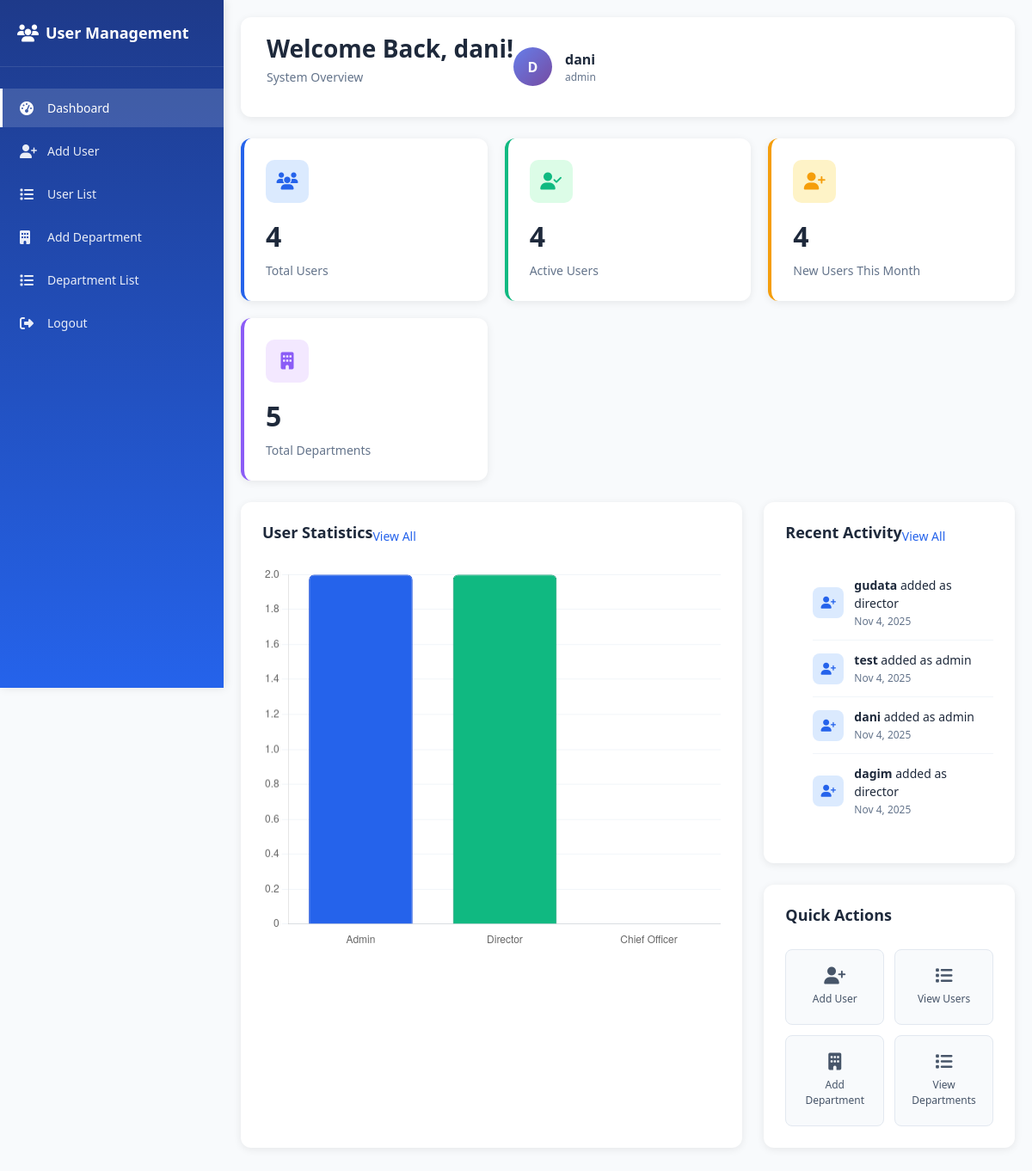
The page /adminDashboard.php (signed in) on the database its author committed.
### tables this page shows
CREATE TABLE `users` (
  `id` int(11) NOT NULL,
  `name` varchar(100) NOT NULL,
  `username` varchar(50) NOT NULL,
  `password` varchar(255) NOT NULL,
  `position` enum('admin','chief officer','officer','director','chief director') DEFAULT NULL,
  `department` varchar(100) DEFAULT NULL,
  `created_at` timestamp NOT NULL DEFAULT current_timestamp()
);

### adminDashboard.php (the view, shortened to what this page needs)
<?php
include("db.php");
$lang = isset($_GET['lang']) ? $_GET['lang'] : 'en';
$text = [
    'en' => [
        'dashboard' => 'Dashboard',
        'welcome' => 'Welcome Back',
        'user_management' => 'User Management',
        'add_user' => 'Add User',
        'logout' => 'Logout',
        'total_users' => 'Total Users',
        'active_users' => 'Active Users',
        'new_users' => 'New Users This Month',
        'pending_requests' => 'Pending Requests',
        'recent_activity' => 'Recent Activity',
        'user_statistics' => 'User Statistics',
        'department_stats' => 'Department Statistics',
        'quick_actions' => 'Quick Actions',
        'view_all' => 'View All',
        'system_overview' => 'System Overview',
        'admin_users' => 'Admin Users',
        'director_users' => 'Director Users',
        'chief_officers' => 'Chief Officers',
        'total_departments' => 'Total Departments'
    ],
    'am' => [
        'dashboard' => 'ዳሽቦርድ',
        'welcome' => 'እንኳን ደህና መጡ',
        'user_management' => 'የተጠቃሚ አስተዳደር',
        'add_user' => 'ተጠቃሚ አክል',
        'logout' => 'ውጣ',
        'total_users' => 'ጠቅላላ ተጠቃሚዎች',
        'active_users' => 'ንቁ ተጠቃሚዎች',
        'new_users' => 'በዚህ ወር አዲስ ተጠቃሚዎች',
        'pending_requests' => 'በጥበቃ ላይ ያሉ ጥያቄዎች',
        'recent_activity' => 'የቅርብ ሁኔታ',
        'user_statistics' => 'የተጠቃሚ ስታቲስቲክስ',
        'department_stats' => 'የወረዳ ስታቲስቲክስ',
        'quick_actions' => 'ፈጣን እርምጃዎች',
        'view_all' => 'ሁሉንም ይመልከቱ',
        'system_overview' => 'የስርዓት አጠቃላይ እይታ',
        'admin_users' => 'አስተዳዳሪ ተጠቃሚዎች',
        'director_users' => 'ዳይሬክተር ተጠቃሚዎች',
        'chief_officers' => 'ሃላፊ ኦፊሰሎች',
        'total_departments' => 'ጠቅላላ ወረዳዎች'
    ]
][$lang];
try {
    $stmt = $conn->prepare("SELECT COUNT(*) as total FROM users");
    $stmt->execute();
    $total_users = $stmt->fetch(PDO::FETCH_ASSOC)['total'];
    $active_users = $total_users;
    $stmt = $conn->prepare("SELECT COUNT(*) as new_users FROM users WHERE MONTH(created_at) = MONTH(CURRENT_DATE()) AND YEAR(created_at) = YEAR(CURRENT_DATE())");
    $stmt->execute();
    $new_users = $stmt->fetch(PDO::FETCH_ASSOC)['new_users'];
    $stmt = $conn->prepare("SELECT position, COUNT(*) as count FROM users GROUP BY position");
    $stmt->execute();
    $users_by_position = $stmt->fetchAll(PDO::FETCH_ASSOC);
    $stmt = $conn->prepare("SELECT COUNT(*) as total FROM departments");
    $stmt->execute();
    $total_departments = $stmt->fetch(PDO::FETCH_ASSOC)['total'];
    $stmt = $conn->prepare("SELECT name, position, created_at FROM users ORDER BY created_at DESC LIMIT 5");
    $stmt->execute();
    $recent_users = $stmt->fetchAll(PDO::FETCH_ASSOC);
} catch (PDOException $e) {
    $total_users = 0;
    $active_users = 0;
    $new_users = 0;
    $total_departments = 0;
    $users_by_position = [];
    $recent_users = [];
}
?>
<!DOCTYPE html>
<html lang="<?= htmlspecialchars($lang) ?>">
<head>
    <link href="https://cdn.jsdelivr.net/npm/bootstrap@5.3.3/dist/css/bootstrap.min.css" rel="stylesheet">
    <link href="https://cdnjs.cloudflare.com/ajax/libs/font-awesome/6.5.0/css/all.min.css" rel="stylesheet">
</head>
<body>
    <div class="sidebar">
        <div class="logo">
            <i class="fas fa-users me-2"></i><?= htmlspecialchars($text['user_management']) ?>
        </div>
        <ul>
            <li><a href="adminDashboard.php" class="active"><i class="fas fa-tachometer-alt"></i><span><?= htmlspecialchars($text['dashboard']) ?></span></a></li>
            <li><a href="addUser.php"><i class="fas fa-user-plus"></i><span><?= htmlspecialchars($text['add_user']) ?></span></a></li>
            <li><a href="user_list.php"><i class="fas fa-list"></i><span>User List</span></a></li>
            <li><a href="addDepartment.php"><i class="fas fa-building"></i><span>Add Department</span></a></li>
            <li><a href="department_list.php"><i class="fas fa-list"></i><span>Department List</span></a></li>
            <li><a href="logout.php"><i class="fas fa-sign-out-alt"></i><span><?= htmlspecialchars($text['logout']) ?></span></a></li>
        </ul>
    </div>
    <div class="main-content">
        <div class="header">
            <div class="welcome-section">
                <h1><?= htmlspecialchars($text['welcome']) ?>, <?= htmlspecialchars($_SESSION['name'] ?? 'Admin') ?>!</h1>
                <p><?= htmlspecialchars($text['system_overview']) ?></p>
            </div>
            <div class="user-info">
                <div class="user-avatar">
                    <?= strtoupper(substr($_SESSION['name'] ?? 'A', 0, 1)) ?>
                </div>
                <div>
                    <div style="font-weight: 600; color: #1e293b;"><?= htmlspecialchars($_SESSION['name'] ?? 'Admin') ?></div>
                    <div style="font-size: 12px; color: #64748b;"><?= htmlspecialchars($_SESSION['position'] ?? 'Administrator') ?></div>
                </div>
            </div>
        </div>
        <div class="stats-grid">
            <div class="stat-card blue">
                <div class="stat-icon">
                    <i class="fas fa-users"></i>
                </div>
                <div class="stat-number"><?= $total_users ?></div>
                <div class="stat-label"><?= htmlspecialchars($text['total_users']) ?></div>
            </div>
            <div class="stat-card green">
                <div class="stat-icon">
                    <i class="fas fa-user-check"></i>
                </div>
                <div class="stat-number"><?= $active_users ?></div>
                <div class="stat-label"><?= htmlspecialchars($text['active_users']) ?></div>
            </div>
            <div class="stat-card orange">
                <div class="stat-icon">
                    <i class="fas fa-user-plus"></i>
                </div>
                <div class="stat-number"><?= $new_users ?></div>
                <div class="stat-label"><?= htmlspecialchars($text['new_users']) ?></div>
            </div>
            <div class="stat-card purple">
                <div class="stat-icon">
                    <i class="fas fa-building"></i>
                </div>
                <div class="stat-number"><?= $total_departments ?></div>
                <div class="stat-label"><?= htmlspecialchars($text['total_departments']) ?></div>
            </div>
        </div>
        <div class="content-grid">
            <div class="chart-container">
                <div class="section-header">
                    <h3 class="section-title"><?= htmlspecialchars($text['user_statistics']) ?></h3>
                    <a href="user_list.php" class="view-all"><?= htmlspecialchars($text['view_all']) ?></a>
                </div>
                <canvas id="userChart" height="250"></canvas>
            </div>
            <div style="display: flex; flex-direction: column; gap: 25px;">
                <div class="recent-activity">
                    <div class="section-header">
                        <h3 class="section-title"><?= htmlspecialchars($text['recent_activity']) ?></h3>
                        <a href="#" class="view-all"><?= htmlspecialchars($text['view_all']) ?></a>
                    </div>
                    <ul class="activity-list">
                        <?php foreach($recent_users as $user): ?>
                        <li class="activity-item">
                            <div class="activity-icon" style="background: #dbeafe; color: #2563eb;">
                                <i class="fas fa-user-plus"></i>
                            </div>
                            <div class="activity-content">
                                <div class="activity-text">
                                    <strong><?= htmlspecialchars($user['name']) ?></strong> added as <?= htmlspecialchars($user['position']) ?>
                                </div>
                                <div class="activity-time">
                                    <?= date('M j, Y', strtotime($user['created_at'])) ?>
                                </div>
                            </div>
                        </li>
                        <?php endforeach; ?>
                    </ul>
                </div>
                <div class="quick-actions">
                    <div class="section-header">
                        <h3 class="section-title"><?= htmlspecialchars($text['quick_actions']) ?></h3>
                    </div>
                    <div class="actions-grid">
                        <a href="addUser.php" class="action-btn">
                            <i class="fas fa-user-plus action-icon"></i>
                            <span class="action-text">Add User</span>
                        </a>
                        <a href="user_list.php" class="action-btn">
                            <i class="fas fa-list action-icon"></i>
                            <span class="action-text">View Users</span>
                        </a>
                        <a href="addDepartment.php" class="action-btn">
                            <i class="fas fa-building action-icon"></i>
                            <span class="action-text">Add Department</span>
                        </a>
                        <a href="department_list.php" class="action-btn">
                            <i class="fas fa-list action-icon"></i>
                            <span class="action-text">View Departments</span>
                        </a>
                    </div>
                </div>
            </div>
        </div>
    </div>
    <script>
        // User Statistics Chart
        const ctx = document.getElementById('userChart').getContext('2d');
        const userChart = new Chart(ctx, {
            type: 'bar',
            data: {
                labels: ['Admin', 'Director', 'Chief Officer'],
                datasets: [{
                    label: 'Users by Position',
                    data: [
                        <?= array_sum(array_map(function($item) { return $item['position'] === 'admin' ? $item['count'] : 0; }, $users_by_position)) ?>,
                        <?= array_sum(array_map(function($item) { return $item['position'] === 'director' ? $item['count'] : 0; }, $users_by_position)) ?>,
                        <?= array_sum(array_map(function($item) { return $item['position'] === 'chief officer' ? $item['count'] : 0; }, $users_by_position)) ?>
                    ],
                    backgroundColor: [
                        '#2563eb',
                        '#10b981',
                        '#f59e0b'
                    ],
                    borderColor: [
                        '#1d4ed8',
                        '#059669',
                        '#d97706'
                    ],
                    borderWidth: 1,
                    borderRadius: 6
                }]
            },
            options: {
                responsive: true,
                plugins: {
                    legend: {
                        display: false
                    }
                },
                scales: {
                    y: {
                        beginAtZero: true,
                        grid: {
                            color: '#f1f5f9'
                        }
                    },
                    x: {
                        grid: {
                            display: false
                        }
                    }
                }
            }
        });
    </script>
</body>
</html>

### adminDashboard.php (style rules this page uses)
* { margin: 0; padding: 0; box-sizing: border-box; }
body { font-family: 'Segoe UI', system-ui, -apple-system, sans-serif; background: #f8fafc; display: flex; min-height: 100vh; }
.sidebar { width: 260px; background: linear-gradient(180deg, #1e3a8a 0%, #2563eb 100%); color: white; height: 100vh; position: fixed; left: 0; top: 0; overflow-y: auto; box-shadow: 2px 0 10px rgba(0, 0, 0, 0.1); }
.logo { padding: 25px 20px; border-bottom: 1px solid rgba(255, 255, 255, 0.1); font-size: 18px; font-weight: 600; display: flex; align-items: center; }
.logo i { font-size: 20px; }
.sidebar ul { list-style: none; padding: 20px 0; }
.sidebar ul li { margin: 5px 0; }
.sidebar ul li a { display: flex; align-items: center; padding: 12px 20px; color: rgba(255, 255, 255, 0.9); text-decoration: none; transition: all 0.3s ease; border-left: 3px solid transparent; }
.sidebar ul li a.active { background: rgba(255, 255, 255, 0.15); color: white; border-left-color: white; }
.sidebar ul li a i { width: 20px; margin-right: 12px; font-size: 16px; }
.sidebar ul li a span { font-size: 14px; font-weight: 500; }
.main-content { flex: 1; margin-left: 260px; padding: 20px; }
.header { background: white; padding: 20px 30px; border-radius: 12px; box-shadow: 0 2px 10px rgba(0, 0, 0, 0.08); margin-bottom: 25px; display: flex; justify-content: between; align-items: center; }
.welcome-section h1 { color: #1e293b; font-size: 28px; font-weight: 700; margin-bottom: 5px; }
.welcome-section p { color: #64748b; font-size: 14px; }
.user-info { display: flex; align-items: center; gap: 15px; }
.user-avatar { width: 45px; height: 45px; background: linear-gradient(135deg, #667eea 0%, #764ba2 100%); border-radius: 50%; display: flex; align-items: center; justify-content: center; color: white; font-weight: 600; font-size: 16px; }
.stats-grid { display: grid; grid-template-columns: repeat(auto-fit, minmax(240px, 1fr)); gap: 20px; margin-bottom: 25px; }
.stat-card { background: white; padding: 25px; border-radius: 12px; box-shadow: 0 2px 10px rgba(0, 0, 0, 0.08); border-left: 4px solid #2563eb; transition: transform 0.3s ease, box-shadow 0.3s ease; }
.stat-card.blue { border-left-color: #2563eb; }
.stat-card.green { border-left-color: #10b981; }
.stat-card.orange { border-left-color: #f59e0b; }
.stat-card.purple { border-left-color: #8b5cf6; }
.stat-icon { width: 50px; height: 50px; border-radius: 10px; display: flex; align-items: center; justify-content: center; margin-bottom: 15px; font-size: 20px; }
.blue .stat-icon { background: #dbeafe; color: #2563eb; }
.green .stat-icon { background: #dcfce7; color: #10b981; }
.orange .stat-icon { background: #fef3c7; color: #f59e0b; }
.purple .stat-icon { background: #f3e8ff; color: #8b5cf6; }
.stat-number { font-size: 32px; font-weight: 700; color: #1e293b; margin-bottom: 5px; }
.stat-label { color: #64748b; font-size: 14px; font-weight: 500; }
.content-grid { display: grid; grid-template-columns: 2fr 1fr; gap: 25px; margin-bottom: 25px; }
.chart-container, .recent-activity, .quick-actions { background: white; padding: 25px; border-radius: 12px; box-shadow: 0 2px 10px rgba(0, 0, 0, 0.08); }
.section-header { display: flex; justify-content: between; align-items: center; margin-bottom: 20px; }
.section-title { font-size: 18px; font-weight: 600; color: #1e293b; }
.view-all { color: #2563eb; text-decoration: none; font-size: 14px; font-weight: 500; }
.activity-list { list-style: none; }
.activity-item { display: flex; align-items: center; padding: 12px 0; border-bottom: 1px solid #f1f5f9; }
.activity-item:last-child { border-bottom: none; }
.activity-icon { width: 36px; height: 36px; border-radius: 8px; display: flex; align-items: center; justify-content: center; margin-right: 12px; font-size: 14px; }
.activity-content { flex: 1; }
.activity-text { font-size: 14px; color: #1e293b; margin-bottom: 2px; }
.activity-time { font-size: 12px; color: #64748b; }
.actions-grid { display: grid; grid-template-columns: 1fr 1fr; gap: 12px; }
.action-btn { display: flex; flex-direction: column; align-items: center; justify-content: center; padding: 20px 10px; background: #f8fafc; border: 1px solid #e2e8f0; border-radius: 8px; text-decoration: none; color: #475569; transition: all 0.3s ease; }
.action-icon { font-size: 20px; margin-bottom: 8px; }
.action-text { font-size: 12px; font-weight: 500; text-align: center; }

### rows shown on the page
users: name "gudata", position "director", created_at "Nov 4, 2025"
users: name "test", position "admin", created_at "Nov 4, 2025"
users: name "dani", position "admin", created_at "Nov 4, 2025"
users: name "dagim", position "director", created_at "Nov 4, 2025"

### other values the page prints
$text['user_management'] "User Management"
$text['dashboard'] "Dashboard"
$text['add_user'] "Add User"
$text['logout'] "Logout"
$text['welcome'] "Welcome Back"
$_SESSION['name'] "dani"
$text['system_overview'] "System Overview"
substr($_SESSION['name'] ?? 'A', 0, 1) "D"
$_SESSION['position'] "admin"
$total_users "4"
$text['total_users'] "Total Users"
$active_users "4"
$text['active_users'] "Active Users"
$new_users "4"
$text['new_users'] "New Users This Month"
